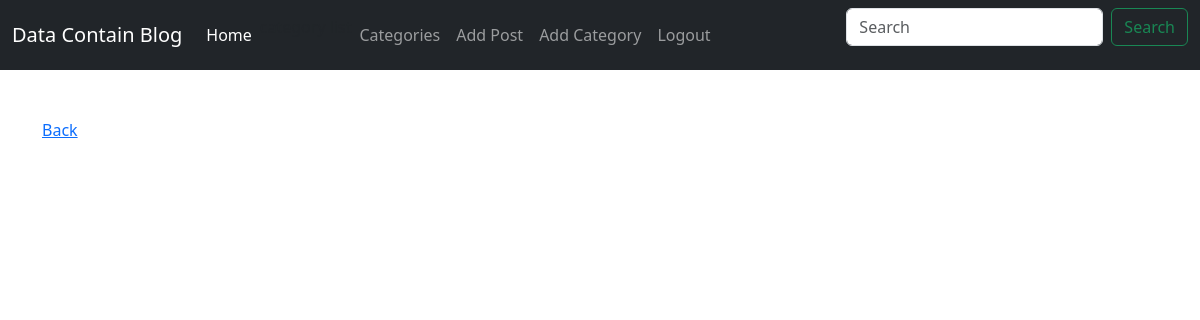
/category-list/ (signed in), run on an earlier commit of the app's database.
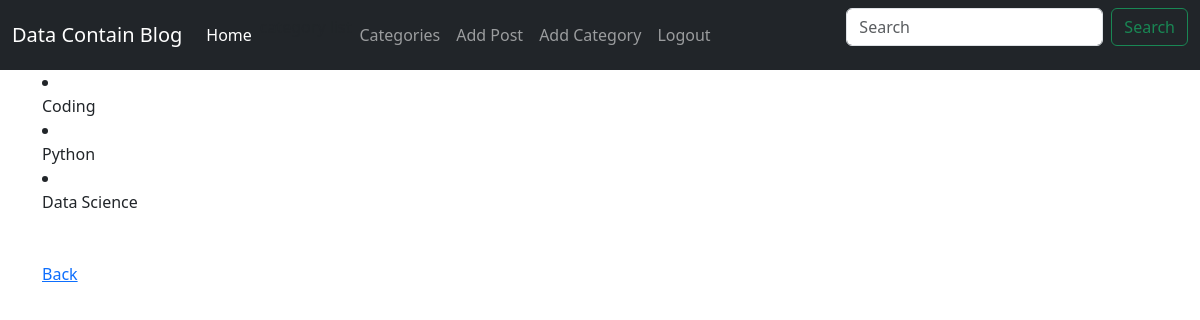
And on a later commit of the database.
### blogapp/models.py (models this page shows, shortened)
class Category(models.Model):
    name = models.CharField(max_length=255)
    def __str__(self):
        return self.name

### blogapp/views.py (the view)
# urls.py: path('category-list/', CategoryListView,name= 'category_list'),
def CategoryListView(request):
    cat_menu_list = Category.objects.all()
    return render(request, 'category_list.html',{'cat_menu_list': cat_menu_list})

### blogapp/templates/category_list.html (shortened to what this page needs)
{% extends 'base.html' %}
{% block content %}
{% for item in cat_menu_list %}
<li><a class="dropdown-item" href="{% url 'category' item|slugify  %}">{{ item }}</a></li>
{% endfor %}
<br><br>
<a href="{% url 'home' %}"> Back</a>
{% endblock %}

What changed in the data, as far as the page shows it:
added Category: name "Coding"
added Category: name "Python"
added Category: name "Data Science"
